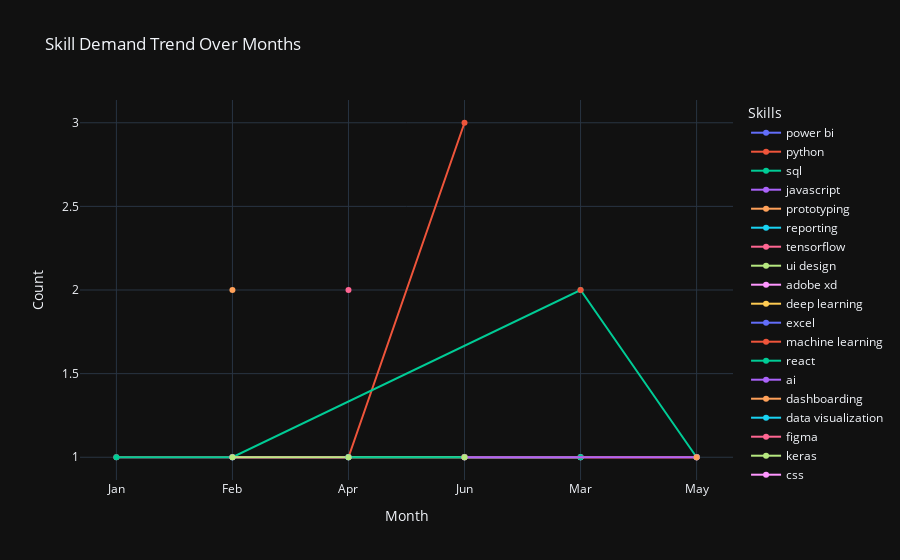

Write notebook code for a chart like this one.
### Markdown cell above
Step 11: Emerging Skills Trend Analysis 🚀

### Code cell
# Ensure Month is categorical
month_order = ['Jan','Feb','Mar','Apr','May','Jun']
skills_df['Month'] = pd.Categorical(skills_df['Month'], categories=month_order, ordered=True)

# Grouping with observed=True
trend = skills_df.groupby(['Month','Skills'], observed=True).size().reset_index(name='Count')

# Plot trend
fig = px.line(
    trend, 
    x='Month', 
    y='Count', 
    color='Skills', 
    markers=True,
    title="Skill Demand Trend Over Months", 
    template="plotly_dark"
)
fig.show()

### Figure 1 — Plotly figure (JSON) as saved in the notebook; plotly's stock layout.template omitted (floating-point values rounded to 4 significant figures)
{"data": [{"hovertemplate": "Skills=power bi<br>Month=%{x}<br>Count=%{y}<extra></extra>", "legendgroup": "power bi", "line": {"color": "#636efa", "dash": "solid"}, "marker": {"symbol": "circle"}, "mode": "markers+lines", "name": "power bi", "orientation": "v", "showlegend": true, "type": "scatter", "x": ["Jan", "Feb"], "xaxis": "x", "y": [1, 1], "yaxis": "y"}, {"hovertemplate": "Skills=python<br>Month=%{x}<br>Count=%{y}<extra></extra>", "legendgroup": "python", "line": {"color": "#EF553B", "dash": "solid"}, "marker": {"symbol": "circle"}, "mode": "markers+lines", "name": "python", "orientation": "v", "showlegend": true, "type": "scatter", "x": ["Jan", "Apr", "Jun"], "xaxis": "x", "y": [1, 1, 3], "yaxis": "y"}, {"hovertemplate": "Skills=sql<br>Month=%{x}<br>Count=%{y}<extra></extra>", "legendgroup": "sql", "line": {"color": "#00cc96", "dash": "solid"}, "marker": {"symbol": "circle"}, "mode": "markers+lines", "name": "sql", "orientation": "v", "showlegend": true, "type": "scatter", "x": ["Jan", "Feb", "Mar", "May"], "xaxis": "x", "y": [1, 1, 2, 1], "yaxis": "y"}, {"hovertemplate": "Skills=javascript<br>Month=%{x}<br>Count=%{y}<extra></extra>", "legendgroup": "javascript", "line": {"color": "#ab63fa", "dash": "solid"}, "marker": {"symbol": "circle"}, "mode": "markers+lines", "name": "javascript", "orientation": "v", "showlegend": true, "type": "scatter", "x": ["Feb", "Apr"], "xaxis": "x", "y": [1, 1], "yaxis": "y"}, {"hovertemplate": "Skills=prototyping<br>Month=%{x}<br>Count=%{y}<extra></extra>", "legendgroup": "prototyping", "line": {"color": "#FFA15A", "dash": "solid"}, "marker": {"symbol": "circle"}, "mode": "markers+lines", "name": "prototyping", "orientation": "v", "showlegend": true, "type": "scatter", "x": ["Feb"], "xaxis": "x", "y": [2], "yaxis": "y"}, {"hovertemplate": "Skills=reporting<br>Month=%{x}<br>Count=%{y}<extra></extra>", "legendgroup": "reporting", "line": {"color": "#19d3f3", "dash": "solid"}, "marker": {"symbol": "circle"}, "mode": "markers+lines", "name": "reporting", "orientation": "v", "showlegend": true, "type": "scatter", "x": ["Feb"], "xaxis": "x", "y": [1], "yaxis": "y"}, {"hovertemplate": "Skills=tensorflow<br>Month=%{x}<br>Count=%{y}<extra></extra>", "legendgroup": "tensorflow", "line": {"color": "#FF6692", "dash": "solid"}, "marker": {"symbol": "circle"}, "mode": "markers+lines", "name": "tensorflow", "orientation": "v", "showlegend": true, "type": "scatter", "x": ["Feb", "May"], "xaxis": "x", "y": [1, 1], "yaxis": "y"}, {"hovertemplate": "Skills=ui design<br>Month=%{x}<br>Count=%{y}<extra></extra>", "legendgroup": "ui design", "line": {"color": "#B6E880", "dash": "solid"}, "marker": {"symbol": "circle"}, "mode": "markers+lines", "name": "ui design", "orientation": "v", "showlegend": true, "type": "scatter", "x": ["Feb", "Jun"], "xaxis": "x", "y": [1, 1], "yaxis": "y"}, {"hovertemplate": "Skills=adobe xd<br>Month=%{x}<br>Count=%{y}<extra></extra>", "legendgroup": "adobe xd", "line": {"color": "#FF97FF", "dash": "solid"}, "marker": {"symbol": "circle"}, "mode": "markers+lines", "name": "adobe xd", "orientation": "v", "showlegend": true, "type": "scatter", "x": ["Mar"], "xaxis": "x", "y": [1], "yaxis": "y"}, {"hovertemplate": "Skills=deep learning<br>Month=%{x}<br>Count=%{y}<extra></extra>", "legendgroup": "deep learning", "line": {"color": "#FECB52", "dash": "solid"}, "marker": {"symbol": "circle"}, "mode": "markers+lines", "name": "deep learning", "orientation": "v", "showlegend": true, "type": "scatter", "x": ["Mar", "Jun"], "xaxis": "x", "y": [1, 1], "yaxis": "y"}, {"hovertemplate": "Skills=excel<br>Month=%{x}<br>Count=%{y}<extra></extra>", "legendgroup": "excel", "line": {"color": "#636efa", "dash": "solid"}, "marker": {"symbol": "circle"}, "mode": "markers+lines", "name": "excel", "orientation": "v", "showlegend": true, "type": "scatter", "x": ["Mar", "Jun"], "xaxis": "x", "y": [1, 1], "yaxis": "y"}, {"hovertemplate": "Skills=machine learning<br>Month=%{x}<br>Count=%{y}<extra></extra>", "legendgroup": "machine learning", "line": {"color": "#EF553B", "dash": "solid"}, "marker": {"symbol": "circle"}, "mode": "markers+lines", "name": "machine learning", "orientation": "v", "showlegend": true, "type": "scatter", "x": ["Mar"], "xaxis": "x", "y": [2], "yaxis": "y"}, {"hovertemplate": "Skills=react<br>Month=%{x}<br>Count=%{y}<extra></extra>", "legendgroup": "react", "line": {"color": "#00cc96", "dash": "solid"}, "marker": {"symbol": "circle"}, "mode": "markers+lines", "name": "react", "orientation": "v", "showlegend": true, "type": "scatter", "x": ["Mar", "Apr"], "xaxis": "x", "y": [1, 1], "yaxis": "y"}, {"hovertemplate": "Skills=ai<br>Month=%{x}<br>Count=%{y}<extra></extra>", "legendgroup": "ai", "line": {"color": "#ab63fa", "dash": "solid"}, "marker": {"symbol": "circle"}, "mode": "markers+lines", "name": "ai", "orientation": "v", "showlegend": true, "type": "scatter", "x": ["Apr"], "xaxis": "x", "y": [1], "yaxis": "y"}, {"hovertemplate": "Skills=dashboarding<br>Month=%{x}<br>Count=%{y}<extra></extra>", "legendgroup": "dashboarding", "line": {"color": "#FFA15A", "dash": "solid"}, "marker": {"symbol": "circle"}, "mode": "markers+lines", "name": "dashboarding", "orientation": "v", "showlegend": true, "type": "scatter", "x": ["Apr"], "xaxis": "x", "y": [1], "yaxis": "y"}, {"hovertemplate": "Skills=data visualization<br>Month=%{x}<br>Count=%{y}<extra></extra>", "legendgroup": "data visualization", "line": {"color": "#19d3f3", "dash": "solid"}, "marker": {"symbol": "circle"}, "mode": "markers+lines", "name": "data visualization", "orientation": "v", "showlegend": true, "type": "scatter", "x": ["Apr"], "xaxis": "x", "y": [1], "yaxis": "y"}, {"hovertemplate": "Skills=figma<br>Month=%{x}<br>Count=%{y}<extra></extra>", "legendgroup": "figma", "line": {"color": "#FF6692", "dash": "solid"}, "marker": {"symbol": "circle"}, "mode": "markers+lines", "name": "figma", "orientation": "v", "showlegend": true, "type": "scatter", "x": ["Apr"], "xaxis": "x", "y": [2], "yaxis": "y"}, {"hovertemplate": "Skills=keras<br>Month=%{x}<br>Count=%{y}<extra></extra>", "legendgroup": "keras", "line": {"color": "#B6E880", "dash": "solid"}, "marker": {"symbol": "circle"}, "mode": "markers+lines", "name": "keras", "orientation": "v", "showlegend": true, "type": "scatter", "x": ["Apr"], "xaxis": "x", "y": [1], "yaxis": "y"}, {"hovertemplate": "Skills=css<br>Month=%{x}<br>Count=%{y}<extra></extra>", "legendgroup": "css", "line": {"color": "#FF97FF", "dash": "solid"}, "marker": {"symbol": "circle"}, "mode": "markers+lines", "name": "css", "orientation": "v", "showlegend": true, "type": "scatter", "x": ["May"], "xaxis": "x", "y": [1], "yaxis": "y"}, {"hovertemplate": "Skills=data analysis<br>Month=%{x}<br>Count=%{y}<extra></extra>", "legendgroup": "data analysis", "line": {"color": "#FECB52", "dash": "solid"}, "marker": {"symbol": "circle"}, "mode": "markers+lines", "name": "data analysis", "orientation": "v", "showlegend": true, "type": "scatter", "x": ["May"], "xaxis": "x", "y": [1], "yaxis": "y"}, {"hovertemplate": "Skills=html<br>Month=%{x}<br>Count=%{y}<extra></extra>", "legendgroup": "html", "line": {"color": "#636efa", "dash": "solid"}, "marker": {"symbol": "circle"}, "mode": "markers+lines", "name": "html", "orientation": "v", "showlegend": true, "type": "scatter", "x": ["May"], "xaxis": "x", "y": [1], "yaxis": "y"}, {"hovertemplate": "Skills=pytorch<br>Month=%{x}<br>Count=%{y}<extra></extra>", "legendgroup": "pytorch", "line": {"color": "#EF553B", "dash": "solid"}, "marker": {"symbol": "circle"}, "mode": "markers+lines", "name": "pytorch", "orientation": "v", "showlegend": true, "type": "scatter", "x": ["May", "Jun"], "xaxis": "x", "y": [1, 1], "yaxis": "y"}, {"hovertemplate": "Skills=r<br>Month=%{x}<br>Count=%{y}<extra></extra>", "legendgroup": "r", "line": {"color": "#00cc96", "dash": "solid"}, "marker": {"symbol": "circle"}, "mode": "markers+lines", "name": "r", "orientation": "v", "showlegend": true, "type": "scatter", "x": ["May"], "xaxis": "x", "y": [1], "yaxis": "y"}, {"hovertemplate": "Skills=tableau<br>Month=%{x}<br>Count=%{y}<extra></extra>", "legendgroup": "tableau", "line": {"color": "#ab63fa", "dash": "solid"}, "marker": {"symbol": "circle"}, "mode": "markers+lines", "name": "tableau", "orientation": "v", "showlegend": true, "type": "scatter", "x": ["May", "Jun"], "xaxis": "x", "y": [1, 1], "yaxis": "y"}, {"hovertemplate": "Skills=ux research<br>Month=%{x}<br>Count=%{y}<extra></extra>", "legendgroup": "ux research", "line": {"color": "#FFA15A", "dash": "solid"}, "marker": {"symbol": "circle"}, "mode": "markers+lines", "name": "ux research", "orientation": "v", "showlegend": true, "type": "scatter", "x": ["May"], "xaxis": "x", "y": [1], "yaxis": "y"}, {"hovertemplate": "Skills=dax<br>Month=%{x}<br>Count=%{y}<extra></extra>", "legendgroup": "dax", "line": {"color": "#19d3f3", "dash": "solid"}, "marker": {"symbol": "circle"}, "mode": "markers+lines", "name": "dax", "orientation": "v", "showlegend": true, "type": "scatter", "x": ["Jun"], "xaxis": "x", "y": [1], "yaxis": "y"}, {"hovertemplate": "Skills=nlp<br>Month=%{x}<br>Count=%{y}<extra></extra>", "legendgroup": "nlp", "line": {"color": "#FF6692", "dash": "solid"}, "marker": {"symbol": "circle"}, "mode": "markers+lines", "name": "nlp", "orientation": "v", "showlegend": true, "type": "scatter", "x": ["Jun"], "xaxis": "x", "y": [1], "yaxis": "y"}, {"hovertemplate": "Skills=node.js<br>Month=%{x}<br>Count=%{y}<extra></extra>", "legendgroup": "node.js", "line": {"color": "#B6E880", "dash": "solid"}, "marker": {"symbol": "circle"}, "mode": "markers+lines", "name": "node.js", "orientation": "v", "showlegend": true, "type": "scatter", "x": ["Jun"], "xaxis": "x", "y": [1], "yaxis": "y"}], "layout": {"legend": {"title": {"text": "Skills"}, "tracegroupgap": 0}, "title": {"text": "Skill Demand Trend Over Months"}, "xaxis": {"anchor": "y", "domain": [0, 1], "title": {"text": "Month"}}, "yaxis": {"anchor": "x", "domain": [0, 1], "title": {"text": "Count"}}}}
